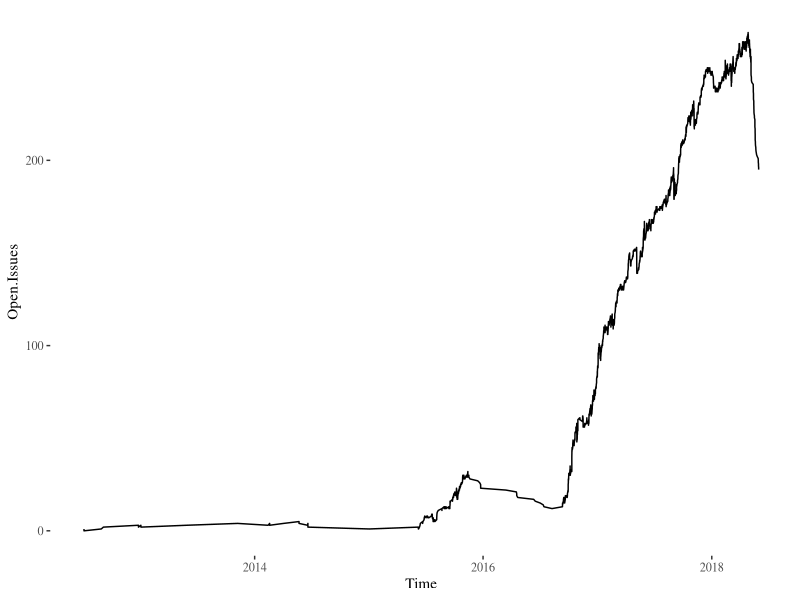
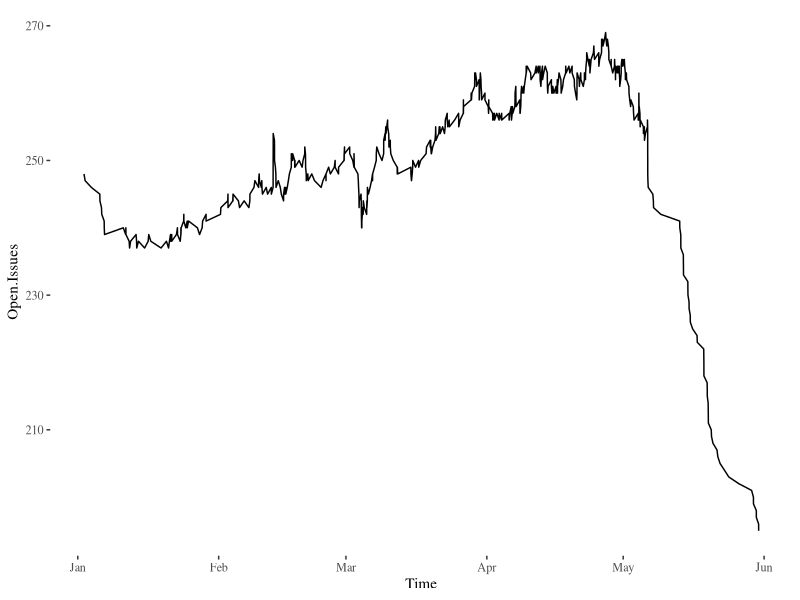
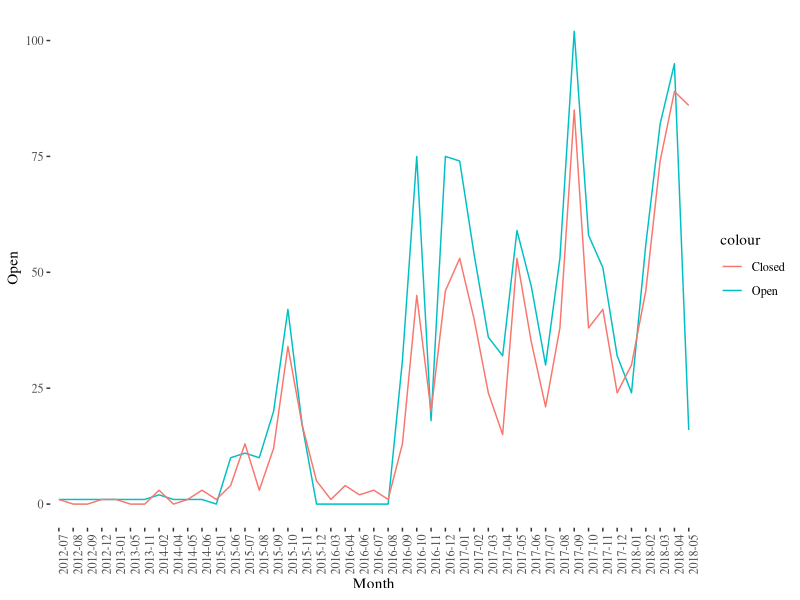

These charts were generated, in order, by the following R code:
library(ggplot2)
library(ggthemes)

issues.t <- read.csv("../data/issues-timeline-posix.csv")

issues.t$Time <- as.POSIXct(issues.t$Time)
ggplot(issues.t, aes(x=Time,y=Open.Issues))+geom_line()+theme_tufte()
issues.2018 <- issues.t[issues.t$Time >= "2018-01-01",]
ggplot(issues.2018, aes(x=Time,y=Open.Issues))+geom_line()+theme_tufte()


issues.m <- read.csv("../data/issues-month.csv")
ggplot()+geom_line(data=issues.m,aes(x=Month,y=Open,color="Open",group=1))+geom_line(data=issues.m,aes(x=Month,y=Closed,color="Closed",group=1))+theme_tufte()+ theme(axis.text.x = element_text(angle = 90, hjust = 1))
